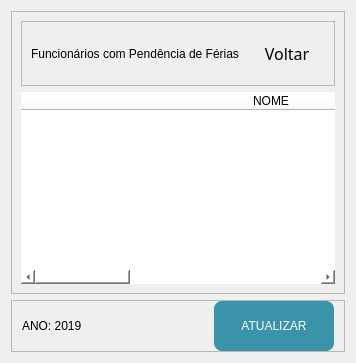
             <widget class="QWidget" name="page_12">
              <layout class="QVBoxLayout" name="verticalLayout_28">
               <item>
                <widget class="QFrame" name="frame_37">
                 <property name="frameShape">
                  <enum>QFrame::StyledPanel</enum>
                 </property>
                 <property name="frameShadow">
                  <enum>QFrame::Raised</enum>
                 </property>
                 <layout class="QVBoxLayout" name="verticalLayout_35">
                  <item>
                   <widget class="QFrame" name="frame_79">
                    <property name="maximumSize">
                     <size>
                      <width>16777215</width>
                      <height>80</height>
                     </size>
                    </property>
                    <property name="frameShape">
                     <enum>QFrame::StyledPanel</enum>
                    </property>
                    <property name="frameShadow">
                     <enum>QFrame::Raised</enum>
                    </property>
                    <layout class="QHBoxLayout" name="horizontalLayout_40">
                     <item>
                      <widget class="QLabel" name="label_31">
                       <property name="styleSheet">
                        <string notr="true">font: 16pt &quot;Source Sans Pro&quot;;</string>
                       </property>
                       <property name="text">
                        <string>Funcionários com Pendência de Férias</string>
                       </property>
                       <property name="alignment">
                        <set>Qt::AlignCenter</set>
                       </property>
                      </widget>
                     </item>
                     <item>
                      <widget class="QPushButton" name="voltar_19">
                       <property name="minimumSize">
                        <size>
                         <width>0</width>
                         <height>45</height>
                        </size>
                       </property>
                       <property name="maximumSize">
                        <size>
                         <width>95</width>
                         <height>50</height>
                        </size>
                       </property>
                       <property name="font">
                        <font>
                         <family>Microsoft YaHei Light</family>
                         <pointsize>12</pointsize>
                        </font>
                       </property>
                       <property name="text">
                        <string> Voltar</string>
                       </property>
                       <property name="icon">
                        <iconset>
                         <normaloff>icon/3643764-back-backward-left-reply-turn_113415.png</normaloff>icon/3643764-back-backward-left-reply-turn_113415.png</iconset>
                       </property>
                       <property name="flat">
                        <bool>true</bool>
                       </property>
                      </widget>
                     </item>
                    </layout>
                   </widget>
                  </item>
                  <item>
                   <widget class="QTableWidget" name="tableWidget_7">
                    <property name="styleSheet">
                     <string notr="true">font: 12pt &quot;Yu Gothic UI&quot;;
background-color: rgb(255, 255, 255);</string>
                    </property>
                    <property name="frameShape">
                     <enum>QFrame::NoFrame</enum>
                    </property>
                    <property name="showGrid">
                     <bool>true</bool>
                    </property>
                    <property name="gridStyle">
                     <enum>Qt::NoPen</enum>
                    </property>
                    <property name="wordWrap">
                     <bool>true</bool>
                    </property>
                    <property name="cornerButtonEnabled">
                     <bool>false</bool>
                    </property>
                    <attribute name="horizontalHeaderDefaultSectionSize">
                     <number>500</number>
                    </attribute>
                    <column>
                     <property name="text">
                      <string>NOME</string>
                     </property>
                    </column>
                    <column>
                     <property name="text">
                      <string>MATRÍCULA</string>
                     </property>
                    </column>
                    <column>
                     <property name="text">
                      <string>2019</string>
                     </property>
                    </column>
                   </widget>
                  </item>
                 </layout>
                </widget>
               </item>
               <item>
                <widget class="QFrame" name="frame_72">
                 <property name="maximumSize">
                  <size>
                   <width>16777215</width>
                   <height>60</height>
                  </size>
                 </property>
                 <property name="frameShape">
                  <enum>QFrame::StyledPanel</enum>
                 </property>
                 <property name="frameShadow">
                  <enum>QFrame::Raised</enum>
                 </property>
                 <layout class="QHBoxLayout" name="horizontalLayout_36">
                  <property name="spacing">
                   <number>0</number>
                  </property>
                  <property name="leftMargin">
                   <number>10</number>
                  </property>
                  <property name="topMargin">
                   <number>0</number>
                  </property>
                  <property name="rightMargin">
                   <number>10</number>
                  </property>
                  <property name="bottomMargin">
                   <number>0</number>
                  </property>
                  <item>
                   <widget class="QLabel" name="label_27">
                    <property name="styleSheet">
                     <string notr="true">font: 14pt &quot;Source Sans Pro&quot;;</string>
                    </property>
                    <property name="text">
                     <string>ANO: 2019</string>
                    </property>
                   </widget>
                  </item>
                  <item>
                   <widget class="QPushButton" name="atualizar_19">
                    <property name="minimumSize">
                     <size>
                      <width>120</width>
                      <height>50</height>
                     </size>
                    </property>
                    <property name="maximumSize">
                     <size>
                      <width>120</width>
                      <height>50</height>
                     </size>
                    </property>
                    <property name="styleSheet">
                     <string notr="true">color: rgb(255, 255, 255);
border-radius: 8px;
background-color: rgb(59, 147, 170);
font: 87 10pt &quot;Source Sans Pro Black&quot;;</string>
                    </property>
                    <property name="text">
                     <string>ATUALIZAR</string>
                    </property>
                   </widget>
                  </item>
                 </layout>
                </widget>
               </item>
              </layout>
             </widget>
